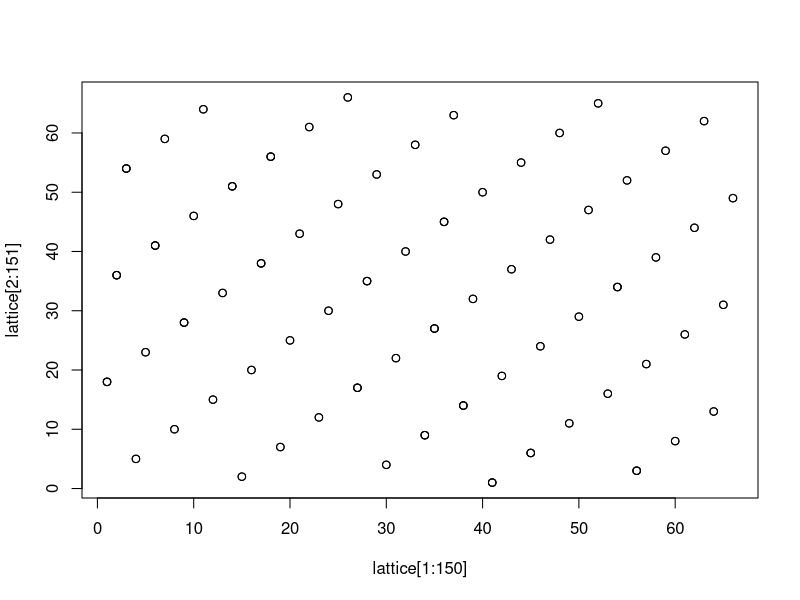
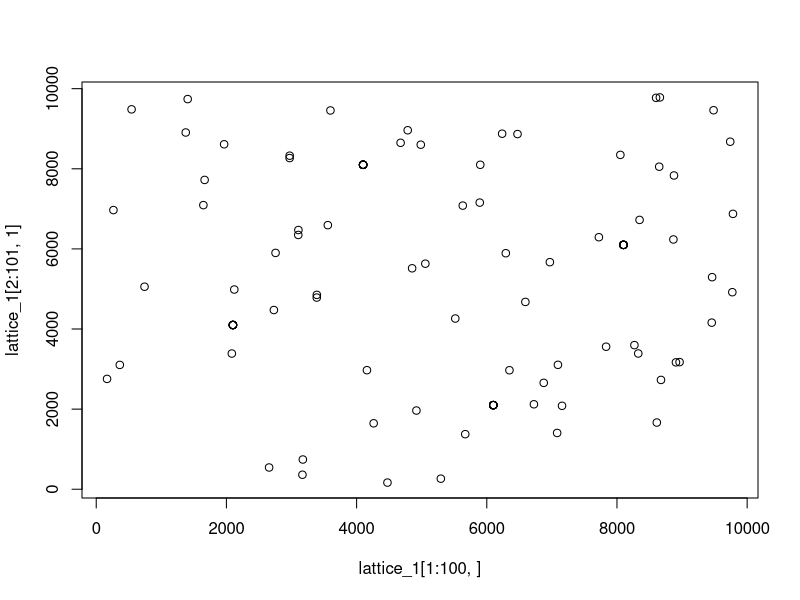

R code for these plots, in order:
#Exercícios Ripley - Stochastic Simulation
#Ex.1 - Gerador Middle-Square de von Neumann


vonNeumann <- function(n, seed){
res <- matrix(nrow = n+1, ncol = 1)
  res[1,1] <- seed
  for(i in c(1:n)){
    a <- nchar(res[i,1]^2)
    b <- ((nchar(res[i,1]^2)/4)-1)*2
      res[1+i,1] <- round((res[i,1]^2 %% 10^(a-floor(b)))%/%10^ceiling(b))
  }
return(res)
}

vonNeumann(n = 100, seed = 8650)
vonNeumann(n = 100, seed = 8651)
vonNeumann(n = 100, seed = 8652)
vonNeumann(n = 100, seed = 8653)
vonNeumann(n = 100, seed = 8654)
vonNeumann(n = 100, seed = 8655)
vonNeumann(n = 100, seed = 8656)
vonNeumann(n = 100, seed = 8657)
vonNeumann(n = 100, seed = 8658)
lattice_1 <- vonNeumann(n = 100, seed = 8659)

#Ex. 4, 5 e 6 Geradores congruenciais

congGen <- function(seed, M, multiplier, shift, n){
unif <- matrix(nrow=n+1, ncol = 1)
unif[1,1] <- seed
for(i in c(1:n)){
unif[i+1,1] <- (multiplier*unif[i,1] + shift) %% M
  }
return(unif)
}

congGen(seed = 1.97, M = 1, multiplier = 1013, shift = 0, n =50)

congGen(seed = 2, M = 64, multiplier = 29, shift = 17, n =50)
congGen(seed = 2, M = 64, multiplier = 9, shift = 1, n =50)
congGen(seed = 2, M = 64, multiplier = 13, shift = 0, n =50)
congGen(seed = 2, M = 64, multiplier = 11, shift = 0, n =50)

#Período = 33
congGen(seed = 2, M = 67, multiplier = 10, shift = 0, n =50)
#Período = 66
congGen(seed = 2, M = 67, multiplier = 12, shift = 0, n =150)
#Período = 99
congGen(seed = 2, M = 67, multiplier = 16, shift = 0, n =150)
#Período = 132
lattice <- congGen(seed = 2, M = 67, multiplier = 18, shift = 0, n =150)

#Plotando retículados dos números gerados:
plot(x = lattice[1:150], y = lattice[2:151])
plot(lattice_1[1:100,], lattice_1[2:101,1])

#2.16 implemente os testes de independencia (Gaps, runs e permutações) 
#e uniformidade:
